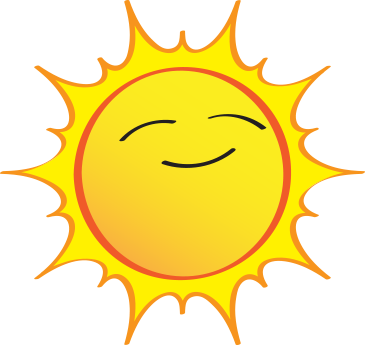
#> input picture Sun.png, 365 x 345 px
$ python main.py
#> lines starting #> are read from the running program, lines starting #| are printed output that depends on the picture
from PIL import Image

my_image = Image.open("Sun.png")
#> my_image is the input picture: PIL image 365x345 RGBA; mean R, G, B, A 117.2, 96.9, 13.3, 118.2
my_image = my_image.resize((500, 500))
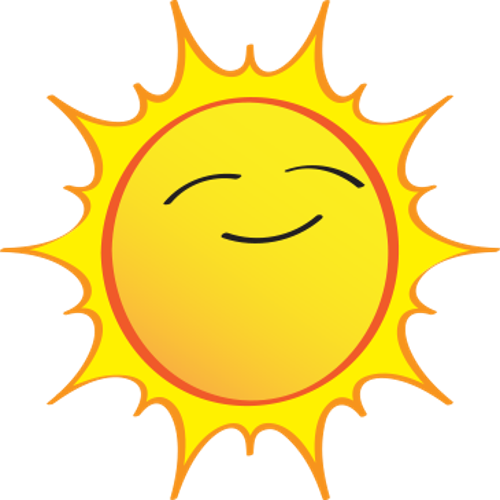
#> my_image: PIL image 500x500 RGBA; mean R, G, B, A 118.3, 97.5, 13.4, 118.2; transparent parts drawn white
flipped = my_image.transpose(Image.FLIP_LEFT_RIGHT)
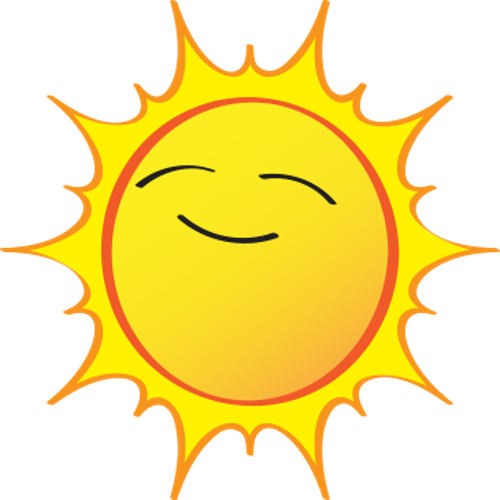
#> flipped: PIL image 500x500 RGBA; mean R, G, B, A 118.3, 97.5, 13.4, 118.2; transparent parts drawn white
my_image.show()
flipped = my_image.rotate(180)
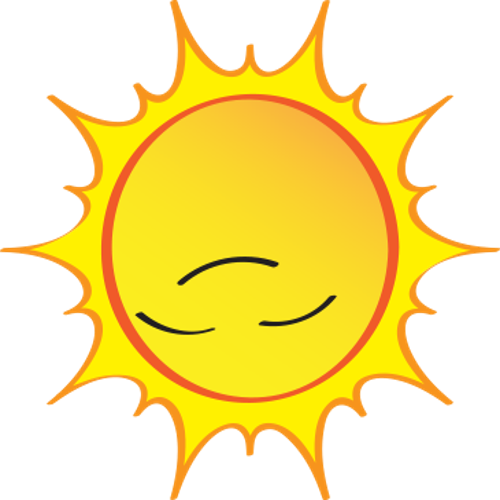
#> flipped: PIL image 500x500 RGBA; mean R, G, B, A 118.3, 97.5, 13.4, 118.2; transparent parts drawn white
flipped.show()
